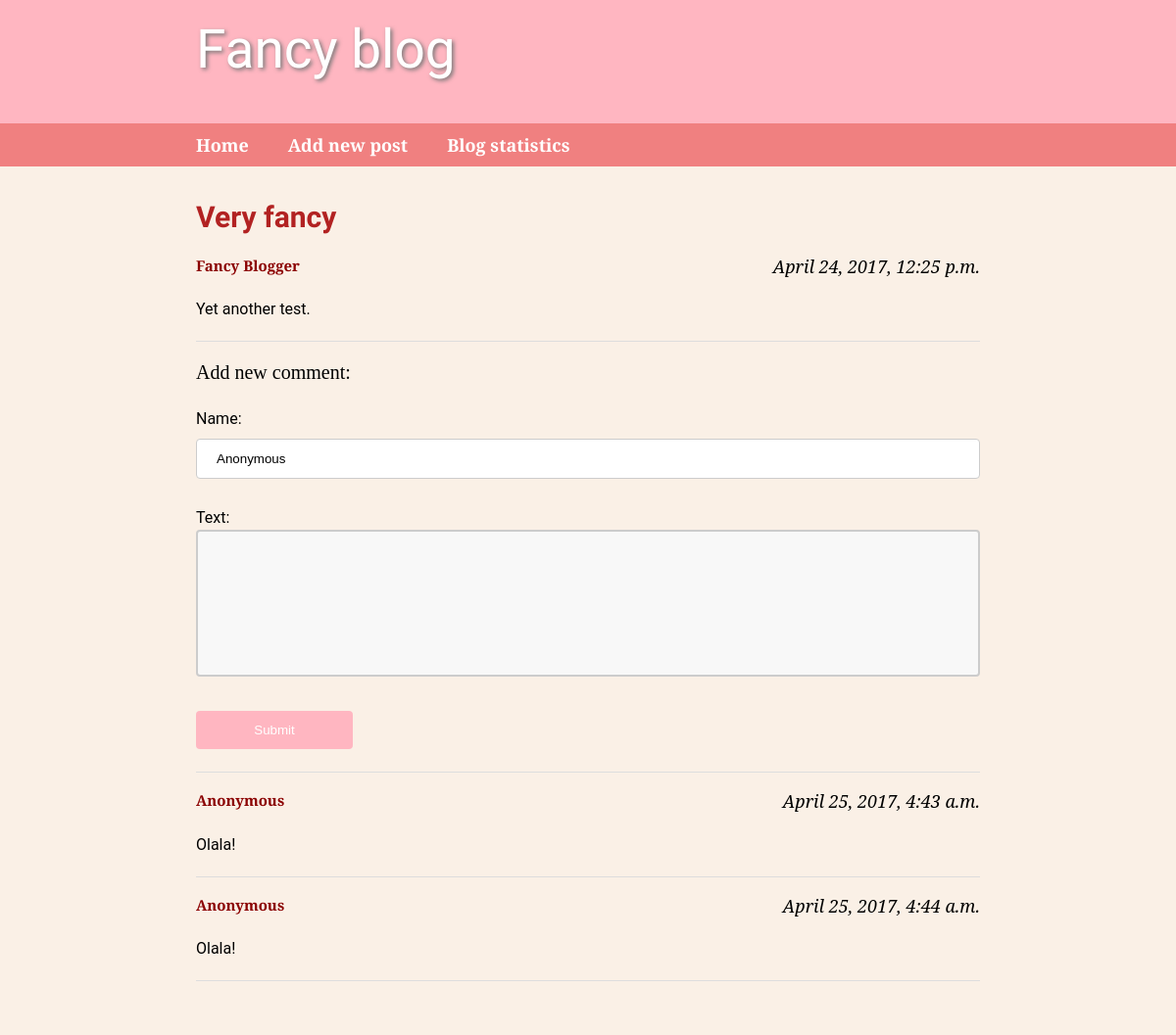
Page /4/ on the committed database.
### blog17/models.py (models this page shows)
class BlogPostModel(models.Model):
    title = models.CharField(max_length=50)
    date = models.DateTimeField(default=timezone.now)
    text = models.TextField()
    author = models.CharField(default='Fancy Blogger', max_length=30)

class CommentModel(models.Model):
    date = models.DateTimeField(default=timezone.now)
    text = models.TextField(max_length=350)
    name = models.CharField(default='Anonymous', max_length=30)
    post = models.ForeignKey('BlogPostModel', related_name='comments')

### blog17/views.py (the view)
# urls.py: url(r'^(?P<post_id>[0-9]+)/', post_view, name='post'),
def post_view(request, post_id):
    post = get_object_or_404(BlogPostModel, pk=post_id)
    comments = CommentModel.objects.filter(post=post)
    comment_form = CommentForm()
    c = {
        'post': post,
        'comments': comments,
        'comment_form': comment_form,
    }
    if request.method == 'POST':
        comment_form = CommentForm(request.POST)
        if comment_form.is_valid():
            comment_form.save(post=post)
            return render(request, 'blog17/post.html', c)
    elif request.method == 'GET':
        return render(request, 'blog17/post.html', c)
    return HttpResponse(status=405)

### blog17/forms.py (shortened to what this page needs)
class CommentForm(forms.ModelForm):
    class Meta:
        model = CommentModel
        fields = ('name', 'text',)

### blog17/templates/blog17/post.html (shortened to what this page needs)
{% extends 'blog17/_base.html' %}
{% block content %}
    <div class="container">
    <div class="post">
	    <h2 class="title">{{ post.title }}</h2>
		<h6 class="date">{{ post.date }}</h6>
        <h5 class="name">{{ post.author }}</h5>
		<p> {{ post.text }}</p>
    </div>
    </div>
    <hr>
    <div class="container">
        <h3>Add new comment:</h3>
        <form class="form" action="{% url 'post' post.id %}" method="POST">
            {{ comment_form.as_p }}
            <input class="btn" type="submit" value="Submit" />
        </form>
        <hr>
    </div>
  <div class="container">
      <div class="comments">
        {% for comment in comments %}
            <div class="comment">
                <h6 class="date">{{ comment.date }}</h6>
                <h5 class="name">{{ comment.name }}</h5>
                <p>{{ comment.text }}</p>
            <hr>
            </div>
         {% endfor %}
      </div>
  </div>
</div>
{% endblock %}

### blog17/static/blog17/styles.css (style rules this page uses)
body { margin: 0; padding: 0; color: #000; background-color: #dddddd; font-size: 16px; font-family: 'PT Serif', serif; }
h1,h2,h3,h4,h5,h6 { margin: 0 0 25px; font-weight: 500; line-height: 1.1; }
h2 { font-size: 28px; }
h3 { font-size: 20px; }
h5 { font-size: 15px; }
h6 { font-size: 14px; }
.title { font-family: 'Philosopher', sans-serif; font-size: 30px; font-weight: bold; color: firebrick; }
.name { font-weight: bold ; color: darkred; }
.date { float: right; width: auto; margin: auto; font-size: 18px; font-family: "Garamond", "Georgia", "serif"; font-style: italic; }
p { margin: 0 0 20px; line-height: 1.5; font-family: "Roboto", "Lucida Grande", Verdana, Arial, sans-serif }
hr { height: 0; margin-top: 15px; margin-bottom: 20px; border: 0; border-top: 1px solid #ddd; }
.container { max-width: 50em; margin: auto auto; }
input[type=text] { width: 100%; padding: 12px 20px; margin: 8px 0; display: inline-block; border: 1px solid #ccc; border-radius: 4px; box-sizing: border-box; }
input[type=submit] { width: 20%; background-color: lightpink; color: white; padding: 12px 20px; margin: 8px 0; border: none; border-radius: 4px; cursor: pointer; }
textarea { width: 100%; height: 150px; padding: 10px 10px; box-sizing: border-box; border: 2px solid #ccc; border-radius: 4px; background-color: #f8f8f8; resize: none; }
.btn { -webkit-transition-duration: 0.5s; transition-duration: 0.5s; }

### rows in the picture
BlogPostModel: title "Very fancy", date "April 24, 2017, 12:25 p.m.", author "Fancy Blogger", text "Yet another test."
CommentModel: date "April 25, 2017, 4:43 a.m.", name "Anonymous", text "Olala!"
CommentModel: date "April 25, 2017, 4:44 a.m.", name "Anonymous", text "Olala!"
